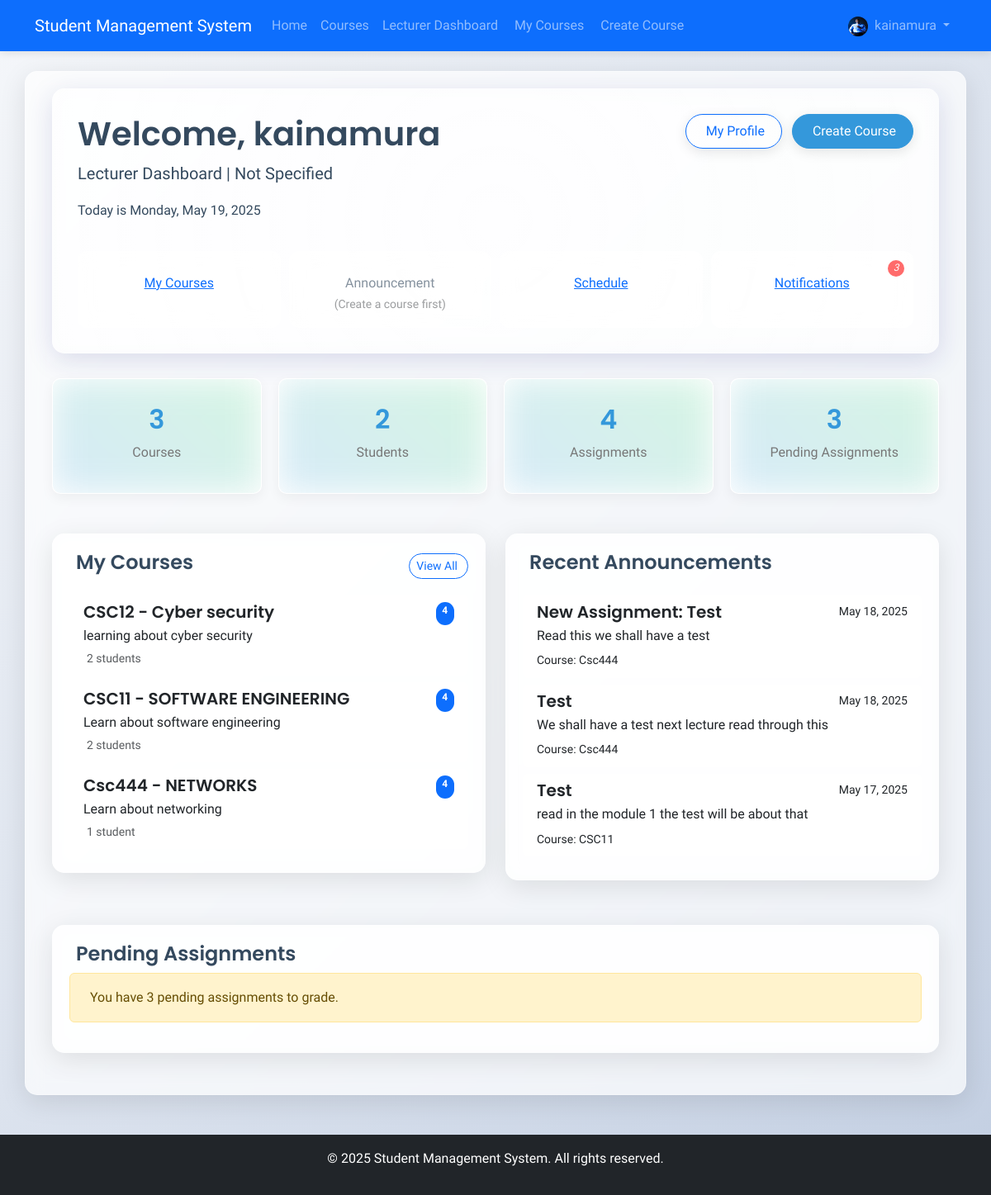
The page /lecturer/dashboard/ (signed in) on the database its author committed.
### accounts/models.py (models this page shows, shortened)
class User(AbstractUser):
    USER_TYPE_CHOICES = (
        ('admin', 'Admin'),
        ('student', 'Student'),
        ('lecturer', 'Lecturer'),
    )
    user_type = models.CharField(max_length=10, choices=USER_TYPE_CHOICES, default='student')
    profile_picture = models.ImageField(upload_to='profile_pics/', null=True, blank=True)
    date_of_birth = models.DateField(null=True, blank=True)
    phone_number = models.CharField(max_length=15, null=True, blank=True)
    address = models.TextField(null=True, blank=True)

### lecturer/models.py (models this page shows, shortened)
class LecturerProfile(models.Model):
    user = models.OneToOneField(User, on_delete=models.CASCADE, related_name='lecturer_profile')
    staff_id = models.CharField(max_length=20, unique=True)
    department = models.CharField(max_length=100)
    specialization = models.CharField(max_length=200)
    office_number = models.CharField(max_length=50, null=True, blank=True)

class Announcement(models.Model):
    lecturer = models.ForeignKey(LecturerProfile, on_delete=models.CASCADE, related_name='announcements')
    course = models.ForeignKey(Course, on_delete=models.CASCADE, related_name='announcements')
    title = models.CharField(max_length=200)
    content = models.TextField()
    posted_at = models.DateTimeField(auto_now_add=True)
    attachment = models.FileField(upload_to='announcements/', null=True, blank=True)
    class Meta:
        ordering = ['-posted_at']

### course/models.py (models this page shows, shortened)
class Course(models.Model):
    code = models.CharField(max_length=20, unique=True)
    title = models.CharField(max_length=200)
    description = models.TextField()
    credits = models.PositiveIntegerField()
    is_active = models.BooleanField(default=True)
    created_at = models.DateTimeField(auto_now_add=True)
    updated_at = models.DateTimeField(auto_now=True)

### lecturer/views.py (the view)
    def wrapper(request, *args, **kwargs):
        if not request.user.is_authenticated:
            return redirect('accounts:login')
        if request.user.user_type != 'lecturer':
            return HttpResponseForbidden("You must be a lecturer to access this page.")
        return view_func(request, *args, **kwargs)

### templates/lecturer/dashboard.html (shortened to what this page needs)
{% extends 'base.html' %}
{% block extra_css %}
<link rel="stylesheet" href="/static/css/lecturer_dashboard.css">
{% endblock %}
{% block content %}
<div class="container">
    <div class="welcome-section">
        <div class="row">
            <div class="col-md-8">
                <h1>Welcome, {{ user.first_name|default:user.username }}</h1>
                <p class="lead">Lecturer Dashboard | {{ lecturer_profile.department }}</p>
                <p>Today is {% now "l, F j, Y" %}</p>
            </div>
            <div class="col-md-4 text-end">
                <a href="{% url 'lecturer:profile' %}" class="btn btn-outline-primary action-button me-2">
                     My Profile
                </a>
                <a href="{% url 'lecturer:create_course' %}" class="btn btn-primary action-button">
                     Create Course
                </a>
            </div>
        </div>
        <div class="quick-actions">
            <a href="{% url 'lecturer:course_list' %}" class="quick-action-item">
                <div>My Courses</div>
            </a>
            {% if courses and courses.exists %}
                <a href="{% url 'lecturer:create_announcement' courses.first.id %}" class="quick-action-item">
                    <i class="fas fa-bullhorn text-warning"></i>
                    <div>Announcement</div>
                </a>
            {% else %}
                <div class="quick-action-item" style="opacity: 0.6; cursor: not-allowed;">
                    <div>Announcement</div>
                    <small class="text-muted">(Create a course first)</small>
                </div>
            {% endif %}
            <a href="#" class="quick-action-item">
                <div>Schedule</div>
            </a>
            <a href="#" class="quick-action-item">
                <i class="fas fa-bell text-danger position-relative">
                    {% if pending_assignments > 0 %}
                        <span class="notification-badge">{{ pending_assignments }}</span>
                    {% endif %}
                </i>
                <div>Notifications</div>
            </a>
        </div>
    </div>
    <div class="dashboard-stats mb-5">
        <div class="stat-card water-bg">
            <h3>{{ course_count|default:"0" }}</h3>
            <p>Courses</p>
        </div>
        <div class="stat-card water-bg">
            <h3>{{ student_count|default:"0" }}</h3>
            <p>Students</p>
        </div>
        <div class="stat-card water-bg">
            <h3>{{ assignment_count|default:"0" }}</h3>
            <p>Assignments</p>
        </div>
        <div class="stat-card water-bg">
            <h3>{{ pending_assignments|default:"0" }}</h3>
            <p>Pending Assignments</p>
        </div>
    </div>
    <div class="row">
        <div class="col-md-6">
            <div class="glass-container">
                <div class="d-flex justify-content-between align-items-center mb-3">
                    <h4>My Courses</h4>
                    <a href="{% url 'lecturer:course_list' %}" class="btn btn-sm btn-outline-primary rounded-pill">
                        View All
                    </a>
                </div>
                {% if courses %}
                    <div class="list-group">
                        {% for course in courses %}
                            <a href="{% url 'lecturer:course_detail' course.id %}" class="list-group-item list-group-item-action">
                                <div class="d-flex w-100 justify-content-between">
                                    <h5 class="mb-1">{{ course.code }} - {{ course.title }}</h5>
                                    <span class="badge bg-primary rounded-pill">{{ course.credits }}</span>
                                </div>
                                <p class="mb-1 text-truncate">{{ course.description }}</p>
                                <div class="d-flex align-items-center">
                                    <small class="text-muted">
                                        {% with enrollment_count=course.enrollments.count %}
                                            {{ enrollment_count }} student{{ enrollment_count|pluralize }}
                                        {% endwith %}
                                    </small>
                                </div>
                            </a>
                        {% endfor %}
                    </div>
                {% else %}
                    <div class="alert alert-info">
                        <i class="fas fa-info-circle me-2"></i> You haven't been assigned to any courses yet.
                        <a href="{% url 'lecturer:create_course' %}" class="alert-link">Create your first course</a>
                    </div>
                {% endif %}
            </div>
        </div>
        <div class="col-md-6">
            <div class="glass-container">
                <div class="d-flex justify-content-between align-items-center mb-3">
                    <h4>Recent Announcements</h4>
                </div>
                {% if recent_announcements %}
                    <div class="list-group">
                        {% for announcement in recent_announcements %}
                            <div class="list-group-item">
                                <div class="d-flex w-100 justify-content-between">
                                    <h5 class="mb-1">{{ announcement.title }}</h5>
                                    <small>{{ announcement.posted_at|date:"M d, Y" }}</small>
                                </div>
                                <p class="mb-1 text-truncate">{{ announcement.content }}</p>
                                <small>Course: {{ announcement.course.code }}</small>
                            </div>
                        {% endfor %}
                    </div>
                {% else %}
                    <div class="alert alert-info">
                        You haven't made any announcements yet.
                    </div>
                {% endif %}
            </div>
        </div>
    </div>
    <div class="glass-container mt-4">
        <h4>Pending Assignments</h4>
        {% if pending_assignments > 0 %}
            <div class="alert alert-warning">
                 You have {{ pending_assignments }} pending assignment{{ pending_assignments|pluralize }} to grade.
            </div>
        {% else %}
            <div class="alert alert-success">
                <i class="fas fa-check-circle me-2"></i> All assignments have been graded. Great job!
            </div>
        {% endif %}
    </div>
</div>
{% endblock %}

### templates/base.html (shortened to what this page needs)
<!DOCTYPE html>
<html lang="en">
<head>
    <link href="https://cdn.jsdelivr.net/npm/bootstrap@5.3.0/dist/css/bootstrap.min.css" rel="stylesheet">
    <link rel="stylesheet" href="/static/css/main.css">
    {% block extra_css %}{% endblock %}
</head>
<body>
    <nav class="navbar navbar-expand-lg navbar-dark bg-primary">
        <div class="container">
            <a class="navbar-brand" href="/">Student Management System</a>
            <div class="collapse navbar-collapse" id="navbarNav">
                <ul class="navbar-nav me-auto">
                    <li class="nav-item">
                        <a class="nav-link" href="/">Home</a>
                    </li>
                    {% if user.is_authenticated %}
                        <li class="nav-item">
                            <a class="nav-link" href="{% url 'course:course_list' %}">Courses</a>
                        </li>
                        {% if user.user_type == 'student' %}
                            <li class="nav-item">
                                <a class="nav-link" href="{% url 'student:dashboard' %}">Student Dashboard</a>
                            </li>
                            <li class="nav-item">
                                <a class="nav-link" href="{% url 'student:assignment_list' %}">
                                    <i class="fas fa-tasks me-1"></i> Assignments
                                </a>
                            </li>
                            <li class="nav-item">
                                <a class="nav-link position-relative" href="{% url 'student:view_notifications' %}">
                                    <i class="fas fa-bell me-1"></i> Notifications
                                    {% with notification_count=user.notifications.filter.count %}
                                        {% if notification_count > 0 %}
                                            <span class="position-absolute top-0 start-100 translate-middle badge rounded-pill bg-danger">
                                                {{ notification_count }}
                                            </span>
                                        {% endif %}
                                    {% endwith %}
                                </a>
                            </li>
                        {% elif user.user_type == 'lecturer' %}
                            <li class="nav-item">
                                <a class="nav-link" href="{% url 'lecturer:dashboard' %}">Lecturer Dashboard</a>
                            </li>
                            <li class="nav-item">
                                <a class="nav-link" href="{% url 'lecturer:course_list' %}">
                                     My Courses
                                </a>
                            </li>
                            <li class="nav-item">
                                <a class="nav-link" href="{% url 'lecturer:create_course' %}">
                                     Create Course
                                </a>
                            </li>
                        {% endif %}
                    {% endif %}
                </ul>
                <ul class="navbar-nav">
                    {% if user.is_authenticated %}
                        <li class="nav-item dropdown">
                            <a class="nav-link dropdown-toggle" href="#" id="navbarDropdown" role="button" data-bs-toggle="dropdown">
                                {% if user.profile_picture %}
                                    <img src="{{ user.profile_picture.url }}" alt="Profile" class="rounded-circle me-1" width="24" height="24">
                                {% endif %}
                                {{ user.username }}
                            </a>
                        </li>
                    {% endif %}
                </ul>
            </div>
        </div>
    </nav>
    <div class="container mt-4 glass-container">
        {% block content %}{% endblock %}
    </div>
    <footer class="bg-dark text-white mt-5 py-3">
        <div class="container text-center">
            <p>&copy; {% now "Y" %} Student Management System. All rights reserved.</p>
        </div>
    </footer>
</body>
</html>

### rows shown on the page
User: profile_picture (picture), username "kainamura", first_name "kainamura"
LecturerProfile: department "Not Specified"
Course: code "CSC12", title "Cyber security", credits "4", description "learning about cyber security", enrollments.count "2"
Course: code "CSC11", title "SOFTWARE ENGINEERING", credits "4", description "Learn about software engineering", enrollments.count "2"
Course: code "Csc444", title "NETWORKS", credits "4", description "Learn about networking", enrollments.count "1"
Announcement: title "New Assignment: Test", posted_at "May 18, 2025", content "Read this we shall have a test", course.code "Csc444"
Announcement: title "Test", posted_at "May 18, 2025", content "We shall have a test next lecture read through this", course.code "Csc444"
Announcement: title "Test", posted_at "May 17, 2025", content "read in the module 1 the test will be about that", course.code "CSC11"

### other values the page prints
{{ pending_assignments }} "3"
{{ course_count|default:"0" }} "3"
{{ student_count|default:"0" }} "2"
{{ assignment_count|default:"0" }} "4"
{{ pending_assignments|default:"0" }} "3"
